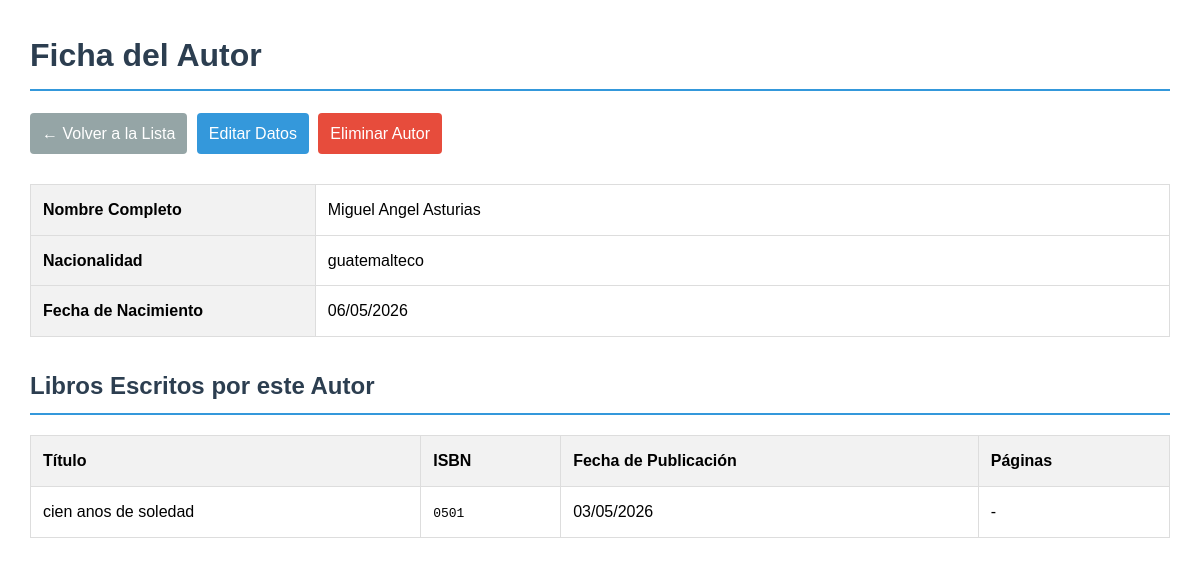
Page /biblioteca/autores/1/ on the committed database.
### biblioteca/models.py (models this page shows, shortened)
class Autor(models.Model):
    nombre = models.CharField(max_length=100)
    apellido = models.CharField(max_length=100)
    nacionalidad = models.CharField(max_length=50, blank=True, null=True)
    fecha_nacimiento = models.DateField(blank=True, null=True)

class Libro(models.Model):
    titulo = models.CharField(max_length=200)
    isbn = models.CharField(max_length=13, unique=True)
    fecha_publicacion = models.DateField()
    autor = models.ForeignKey(Autor, on_delete=models.CASCADE, related_name="libros")
    resumen = models.TextField(max_length=1000, help_text="Breve descripción del libro")

### biblioteca/views.py (the view)
# urls.py: path("autores/<int:pk>/", views.AutorDetailView.as_view(), name="autor-detail"),
class AutorDetailView(DetailView):
    model = Autor
    template_name = "biblioteca/autor_detail.html"

### biblioteca/templates/biblioteca/autor_detail.html (shortened to what this page needs)
<!DOCTYPE html>
<html lang="es">
<head>
</head>
<body>
    <h1>Ficha del Autor</h1>
    <div class="acciones">
        <a href="{% url 'autor-list' %}" class="btn btn-secondary">← Volver a la Lista</a>
        <a href="{% url 'autor-update' autor.pk %}" class="btn">Editar Datos</a>
        <a href="{% url 'autor-delete' autor.pk %}" class="btn btn-danger">Eliminar Autor</a>
    </div>
    <table>
        <tr>
            <th>Nombre Completo</th>
            <td>{{ autor.nombre }} {{ autor.apellido }}</td>
        </tr>
        <tr>
            <th>Nacionalidad</th>
            <td>{{ autor.nacionalidad|default:"No especificada" }}</td>
        </tr>
        <tr>
            <th>Fecha de Nacimiento</th>
            <td>{{ autor.fecha_nacimiento|date:"d/m/Y"|default:"No registrada" }}</td>
        </tr>
    </table>
    <h2>Libros Escritos por este Autor</h2>
    <table class="libros-table">
        <thead>
            <tr>
                <th>Título</th>
                <th>ISBN</th>
                <th>Fecha de Publicación</th>
                <th>Páginas</th>
            </tr>
        </thead>
        <tbody>
            {% for libro in autor.libros.all %}
            <tr>
                <td>{{ libro.titulo }}</td>
                <td><code>{{ libro.isbn }}</code></td>
                <td>{{ libro.fecha_publicacion|date:"d/m/Y" }}</td>
                <td>{{ libro.paginas|default:"-" }}</td>
            </tr>
            {% empty %}
            <tr>
                <td colspan="4">Este autor aún no tiene libros registrados en la biblioteca.</td>
            </tr>
            {% endfor %}
        </tbody>
    </table>
</body>
</html>

### biblioteca/templates/biblioteca/autor_detail.html (style rules this page uses)
body { font-family: Arial, sans-serif; margin: 30px; line-height: 1.6; }
h1, h2 { color: #2c3e50; border-bottom: 2px solid #3498db; padding-bottom: 8px; }
.btn { display: inline-block; padding: 8px 12px; background-color: #3498db; color: white; text-decoration: none; border-radius: 4px; margin-right: 5px; }
.btn-secondary { background-color: #95a5a6; }
.btn-danger { background-color: #e74c3c; }
.acciones { margin-top: 20px; margin-bottom: 30px; }
table { width: 100%; border-collapse: collapse; margin-top: 15px; margin-bottom: 30px; }
th, td { border: 1px solid #ddd; padding: 12px; text-align: left; }
th { background-color: #f2f2f2; font-weight: bold; width: 25%; }
.libros-table th { width: auto; }

### rows in the picture
Autor: nombre "Miguel Angel", apellido "Asturias", nacionalidad "guatemalteco", fecha_nacimiento "06/05/2026"
Libro: titulo "cien anos de soledad", isbn "0501", fecha_publicacion "03/05/2026", paginas "-"
